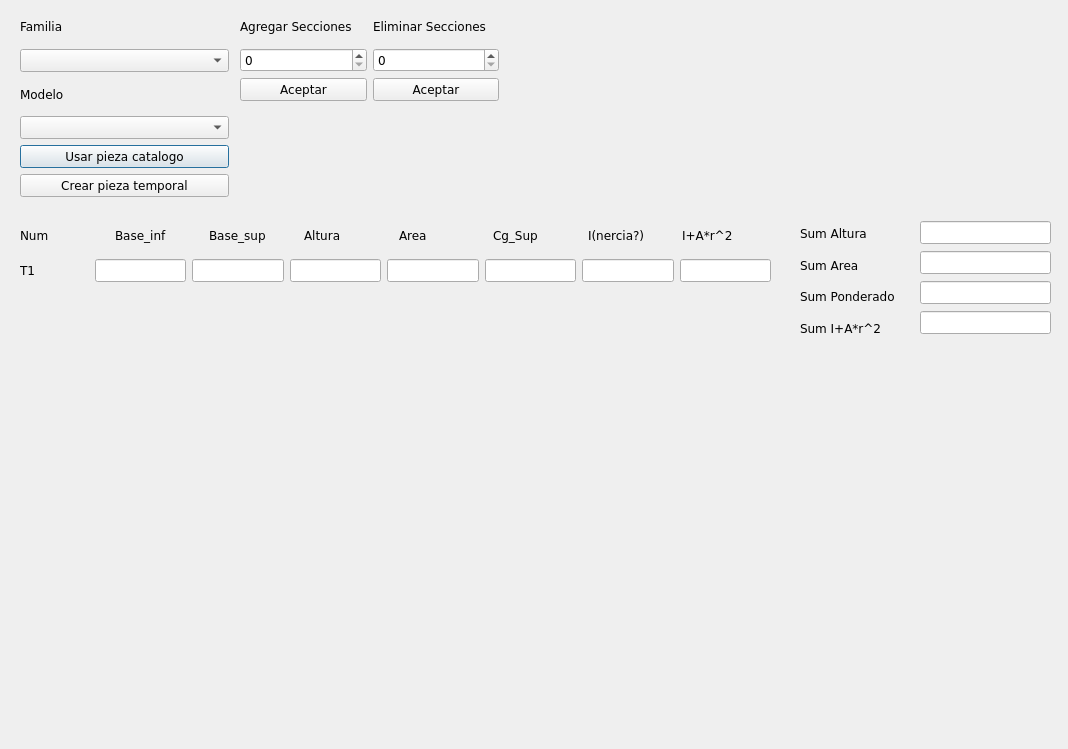
<?xml version="1.0" encoding="UTF-8"?>
<ui version="4.0">
 <class>Dialog</class>
 <widget class="QDialog" name="Dialog">
  <property name="geometry">
   <rect>
    <x>0</x>
    <y>0</y>
    <width>1068</width>
    <height>749</height>
   </rect>
  </property>
  <property name="font">
   <font>
    <family>Verdana</family>
    <italic>false</italic>
    <bold>false</bold>
   </font>
  </property>
  <property name="windowTitle">
   <string>Dialog</string>
  </property>
  <widget class="QWidget" name="verticalLayoutWidget">
   <property name="geometry">
    <rect>
     <x>20</x>
     <y>10</y>
     <width>209</width>
     <height>187</height>
    </rect>
   </property>
   <layout class="QVBoxLayout" name="Vlayout_catalogo">
    <item>
     <widget class="QLabel" name="label_familia">
      <property name="text">
       <string>Familia</string>
      </property>
     </widget>
    </item>
    <item>
     <widget class="QComboBox" name="combo_familia"/>
    </item>
    <item>
     <widget class="QLabel" name="label_modelo">
      <property name="text">
       <string>Modelo</string>
      </property>
     </widget>
    </item>
    <item>
     <widget class="QComboBox" name="combo_modelo"/>
    </item>
    <item>
     <widget class="QPushButton" name="btn_acpt_pieza">
      <property name="text">
       <string>Usar pieza catalogo</string>
      </property>
     </widget>
    </item>
    <item>
     <widget class="QPushButton" name="btn_crear_pieza_temp">
      <property name="text">
       <string>Crear pieza temporal</string>
      </property>
     </widget>
    </item>
   </layout>
  </widget>
  <widget class="QWidget" name="horizontalLayoutWidget">
   <property name="geometry">
    <rect>
     <x>20</x>
     <y>220</y>
     <width>751</width>
     <height>31</height>
    </rect>
   </property>
   <layout class="QHBoxLayout" name="Hlayout_label_variables">
    <item>
     <widget class="QLabel" name="label_name">
      <property name="text">
       <string>Num</string>
      </property>
     </widget>
    </item>
    <item>
     <widget class="QLabel" name="label_bi">
      <property name="text">
       <string>Base_inf</string>
      </property>
     </widget>
    </item>
    <item>
     <widget class="QLabel" name="label_bs">
      <property name="text">
       <string>Base_sup</string>
      </property>
     </widget>
    </item>
    <item>
     <widget class="QLabel" name="label_altura">
      <property name="text">
       <string>Altura</string>
      </property>
     </widget>
    </item>
    <item>
     <widget class="QLabel" name="label_area">
      <property name="text">
       <string>Area</string>
      </property>
     </widget>
    </item>
    <item>
     <widget class="QLabel" name="label_cg">
      <property name="text">
       <string>Cg_Sup</string>
      </property>
     </widget>
    </item>
    <item>
     <widget class="QLabel" name="label_inercia">
      <property name="text">
       <string>I(nercia?)</string>
      </property>
     </widget>
    </item>
    <item>
     <widget class="QLabel" name="label_op">
      <property name="text">
       <string>I+A*r^2</string>
      </property>
     </widget>
    </item>
   </layout>
  </widget>
  <widget class="QWidget" name="horizontalLayoutWidget_2">
   <property name="geometry">
    <rect>
     <x>20</x>
     <y>250</y>
     <width>751</width>
     <height>41</height>
    </rect>
   </property>
   <layout class="QHBoxLayout" name="Hlayout_tupla_base">
    <item>
     <widget class="QLabel" name="t1_name">
      <property name="text">
       <string>T1              </string>
      </property>
     </widget>
    </item>
    <item>
     <widget class="QLineEdit" name="t1_bi"/>
    </item>
    <item>
     <widget class="QLineEdit" name="t1_bs"/>
    </item>
    <item>
     <widget class="QLineEdit" name="t1_altura"/>
    </item>
    <item>
     <widget class="QLineEdit" name="t1_area"/>
    </item>
    <item>
     <widget class="QLineEdit" name="t1_cg"/>
    </item>
    <item>
     <widget class="QLineEdit" name="t1_inercia"/>
    </item>
    <item>
     <widget class="QLineEdit" name="t1_op"/>
    </item>
   </layout>
  </widget>
  <widget class="QWidget" name="verticalLayoutWidget_3">
   <property name="geometry">
    <rect>
     <x>800</x>
     <y>220</y>
     <width>121</width>
     <height>121</height>
    </rect>
   </property>
   <layout class="QVBoxLayout" name="Vlayout_label_resultados">
    <item>
     <widget class="QLabel" name="label_sum_altura">
      <property name="text">
       <string>Sum Altura</string>
      </property>
     </widget>
    </item>
    <item>
     <widget class="QLabel" name="label_sum_area">
      <property name="text">
       <string>Sum Area</string>
      </property>
     </widget>
    </item>
    <item>
     <widget class="QLabel" name="label_sum_ponderado">
      <property name="text">
       <string>Sum Ponderado</string>
      </property>
     </widget>
    </item>
    <item>
     <widget class="QLabel" name="label_sum_op">
      <property name="text">
       <string>Sum I+A*r^2</string>
      </property>
     </widget>
    </item>
   </layout>
  </widget>
  <widget class="QWidget" name="verticalLayoutWidget_4">
   <property name="geometry">
    <rect>
     <x>920</x>
     <y>220</y>
     <width>131</width>
     <height>116</height>
    </rect>
   </property>
   <layout class="QVBoxLayout" name="Vlayout_resultados">
    <item>
     <widget class="QLineEdit" name="result_sum_altura">
      <property name="readOnly">
       <bool>true</bool>
      </property>
     </widget>
    </item>
    <item>
     <widget class="QLineEdit" name="result_sum_area">
      <property name="readOnly">
       <bool>true</bool>
      </property>
     </widget>
    </item>
    <item>
     <widget class="QLineEdit" name="result_sum_ponderado">
      <property name="readOnly">
       <bool>true</bool>
      </property>
     </widget>
    </item>
    <item>
     <widget class="QLineEdit" name="result_sum_op">
      <property name="readOnly">
       <bool>true</bool>
      </property>
     </widget>
    </item>
   </layout>
  </widget>
  <widget class="QWidget" name="verticalLayoutWidget_5">
   <property name="geometry">
    <rect>
     <x>20</x>
     <y>290</y>
     <width>751</width>
     <height>441</height>
    </rect>
   </property>
   <layout class="QVBoxLayout" name="layout_nuevas_row">
    <item>
     <spacer name="verticalSpacer">
      <property name="orientation">
       <enum>Qt::Orientation::Vertical</enum>
      </property>
      <property name="sizeHint" stdset="0">
       <size>
        <width>20</width>
        <height>40</height>
       </size>
      </property>
     </spacer>
    </item>
   </layout>
  </widget>
  <widget class="QWidget" name="gridLayoutWidget">
   <property name="geometry">
    <rect>
     <x>240</x>
     <y>10</y>
     <width>259</width>
     <height>91</height>
    </rect>
   </property>
   <layout class="QGridLayout" name="Glayout_edita_tuplas">
    <item row="0" column="1">
     <widget class="QLabel" name="label_cant_eliminar">
      <property name="text">
       <string>Eliminar Secciones</string>
      </property>
     </widget>
    </item>
    <item row="1" column="0">
     <widget class="QSpinBox" name="spin_cant_agregar"/>
    </item>
    <item row="2" column="1">
     <widget class="QPushButton" name="btn_acpt_eliminar">
      <property name="text">
       <string>Aceptar</string>
      </property>
     </widget>
    </item>
    <item row="2" column="0">
     <widget class="QPushButton" name="btn_acpt_agregar">
      <property name="text">
       <string>Aceptar</string>
      </property>
     </widget>
    </item>
    <item row="1" column="1">
     <widget class="QSpinBox" name="spin_cant_eliminar"/>
    </item>
    <item row="0" column="0">
     <widget class="QLabel" name="label_cant_agregar">
      <property name="text">
       <string>Agregar Secciones</string>
      </property>
     </widget>
    </item>
   </layout>
  </widget>
 </widget>
 <resources/>
 <connections/>
</ui>
